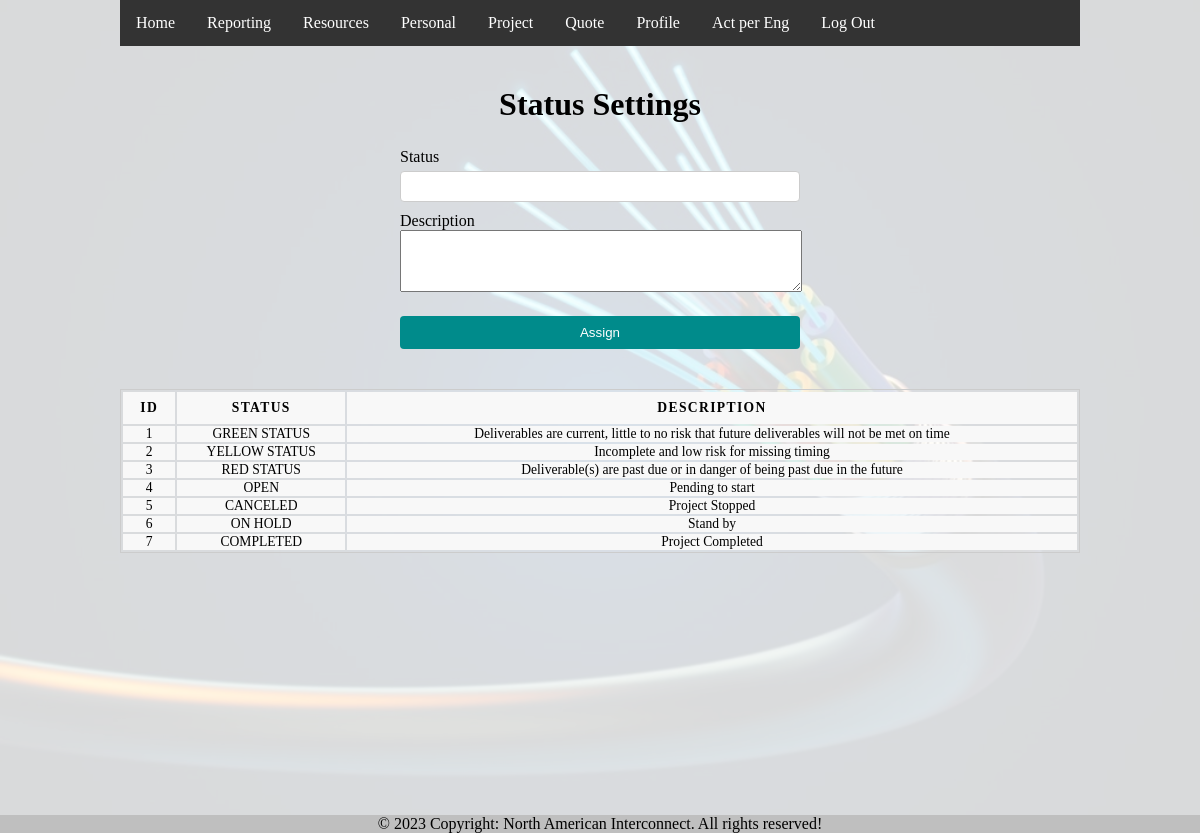
The app's page /status.php (signed in) with its own data.
### tables this page shows
CREATE TABLE `status` (
  `idStatus` int(11) NOT NULL,
  `nombre` varchar(50) NOT NULL,
  `descripcion` text NOT NULL,
  `fechaCrea` datetime NOT NULL DEFAULT current_timestamp()
);

### status.php (the view, shortened to what this page needs)
<?php
  include "inc/conexion.php";
  include "inc/header.php";
?>
<!DOCTYPE html>
  <div class="flex-container">
    <h1>Status Settings</h1>
    <form id="form_cliente" action="status_registro.php" method="post">
        <div class="input-field">
            <label for="nombre">Status</label>
            <input name="nombre" type="text" id="nombre" required>
        </div>
        <div class="input-field">
            <label for="descripcion">Description</label>
            <textarea id="descripcion" style="width: 100%;" name="descripcion" rows="4" cols="50" required></textarea>
        </div>
        <input type="submit" value="Assign">
    </form>
  </div>
  <div class="flex-container">
    <table>
      <thead>
        <tr>
          <th>ID</th>
          <th>Status</th>
          <th>Description</th>
        </tr>
      </thead>
  <?php
      $stmt = $dbh->prepare("SELECT idStatus, nombre, descripcion FROM status");
      $stmt->execute();
      while ($resultado = $stmt->fetch()) {
          echo "<tr>";
          echo "<td>". $resultado->idStatus . "</td>";
          echo "<td>". $resultado->nombre . "</td>";
          echo "<td>". $resultado->descripcion . "</td>";
          echo "</tr>";
      }
  ?>
    </table>
  </div>

### css/style1.css (style rules this page uses)
* { margin: 0; padding: 0; }
html { height: 100%; }
body { background-image: url("/images/fiberBG.jpg"); background-color: rgba(255,255,255,0.85); background-blend-mode: lighten; background-position: center; background-size: cover; display: flex; flex-direction: column; height: 100%; margin: 0; margin-left: 10%; margin-right: 10%; height: auto; padding-bottom: 200px; }
.flex-container { margin-top: 40px; display: flex; flex-wrap: wrap; flex-direction: column; align-items: center; }
form { margin-top: 20px; width: 25em; }
.input-field { margin-top: 5px; text-align: left; }
input[type=text], input[type=email], input[type=password], input[type=number], input[type=date], select { width: 100%; padding: 7px 12px; margin-top: 5px; margin-bottom: 5px; display: inline-block; border: 1px solid #ccc; border-radius: 4px; box-sizing: border-box; }
input[type=submit], input[type=button] { width: 100%; align-content: center; background-color: DarkCyan; color: white; padding: 9px 20px; margin-top: 20px; border: none; border-radius: 4px; cursor: pointer; }
table { border: 1px solid #ccc; margin: 0; padding: 0; width: 100%; }
table tr { background-color: #f8f8f8; border: 1px solid #ddd; }
table th, table td { font-size: .85em; text-align: center; }
table th { padding: .600em; font-size: .85em; letter-spacing: .1em; text-transform: uppercase; }
footer { position: fixed; left: 0; bottom: 0; width: 100%; background-color: #efefef; text-align: center; }

### records on screen
status: idStatus "1", nombre "GREEN STATUS", descripcion "Deliverables are current, little to no risk that future deliverables will not be met on time"
status: idStatus "2", nombre "YELLOW STATUS", descripcion "Incomplete and low risk for missing timing"
status: idStatus "3", nombre "RED STATUS", descripcion "Deliverable(s) are past due or in danger of being past due in the future"
status: idStatus "4", nombre "OPEN", descripcion "Pending to start"
status: idStatus "5", nombre "CANCELED", descripcion "Project Stopped"
status: idStatus "6", nombre "ON HOLD", descripcion "Stand by"
status: idStatus "7", nombre "COMPLETED", descripcion "Project Completed"
